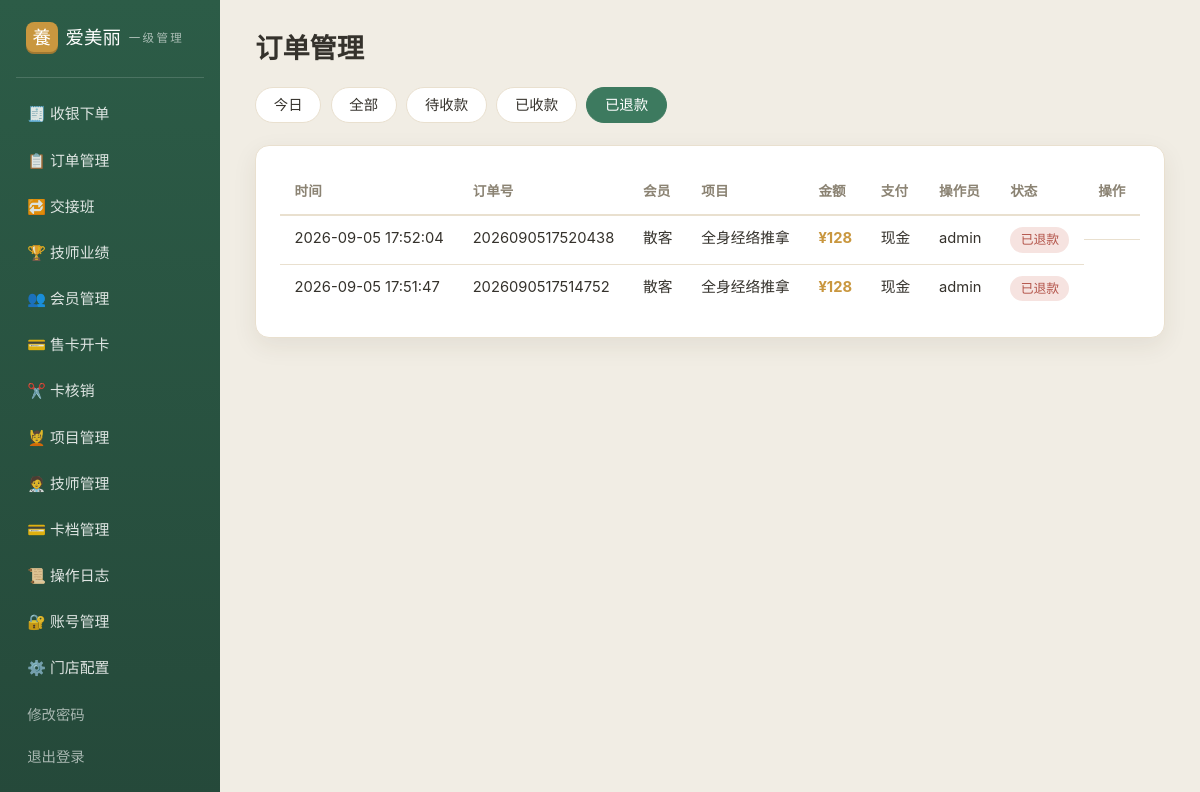
Screenshot of /admin/orders?status=refunded (signed in) with the database file from the repository.
### tables this page shows
CREATE TABLE settings (
    shop_id INTEGER, key TEXT, value TEXT, PRIMARY KEY (shop_id, key));

CREATE TABLE admins (
    id INTEGER PRIMARY KEY AUTOINCREMENT, shop_id INTEGER, username TEXT, pass TEXT, role TEXT DEFAULT 'super', phone TEXT DEFAULT '', active INTEGER DEFAULT 1);

CREATE TABLE orders (
    id INTEGER PRIMARY KEY AUTOINCREMENT, shop_id INTEGER, order_no TEXT, member_id INTEGER,
    member_card_id INTEGER, items_json TEXT, total REAL, discount REAL DEFAULT 0,
    pay_method TEXT, status TEXT DEFAULT 'paid', operator_id INTEGER, created_at TEXT);

### app.py (the view)
@app.get("/admin/orders")
@admin_required
def admin_orders():
    st = request.args.get("status", "today")
    db = get_db()
    q = "SELECT o.*, m.phone, a.username opname FROM orders o " \
        "LEFT JOIN members m ON m.id=o.member_id LEFT JOIN admins a ON a.id=o.operator_id "
    args = []
    if st == "today":
        q += " WHERE o.created_at LIKE ?"
        args.append(datetime.now().strftime("%Y-%m-%d") + "%")
    elif st != "all":
        q += " WHERE o.status=?"
        args.append(st)
    rows = db.execute(q + " ORDER BY o.id DESC", args).fetchall()
    return render_template("admin/orders.html", orders=rows, st=st)

### app.py (called while the page is built)
@app.after_request
def security_headers(resp):
    resp.headers["X-Content-Type-Options"] = "nosniff"
    resp.headers["X-Frame-Options"] = "DENY"
    resp.headers["Referrer-Policy"] = "same-origin"
    return resp

def _csrf_token():
    if "csrf" not in session:
        session["csrf"] = os.urandom(16).hex()
    return session["csrf"]

@app.before_request
def check_csrf():
    if request.method == "POST" and not request.is_json \
            and request.form.get("_csrf") != _csrf_token():
        from werkzeug.exceptions import abort
        abort(400)

def get_db():
    if "db" not in g:
        g.db = sqlite3.connect(DB_PATH)
        g.db.row_factory = sqlite3.Row
    return g.db

def get_settings():
    if "cfg" not in g:
        g.cfg = dict(get_db().execute("SELECT key, value FROM settings"))
    return g.cfg

def get_admin():
    if "adm" not in g:
        g.adm = None
        if session.get("aid"):
            g.adm = get_db().execute("SELECT * FROM admins WHERE id=?",
                                     (session["aid"],)).fetchone()
    return g.adm

@app.context_processor
def inject_shop():
    cfg = get_settings()
    return {"cfg": cfg, "shop": {"name": cfg.get("site_name", "养生馆")},
            "now": datetime.now(), "csrf": _csrf_token(), "adm": get_admin()}

def admin_required(f):
    @wraps(f)
    def w(*a, **k):
        if not session.get("aid"):
            return redirect(url_for("admin_login"))
        return f(*a, **k)
    return w

### templates/admin/orders.html (shortened to what this page needs)
{% extends "admin/base.html" %}
{% block content %}
<h1>订单管理</h1>
<div class="chips">
  <a class="chip {{ 'on' if st == 'today' }}" href="{{ url_for('admin_orders') }}">今日</a>
  <a class="chip {{ 'on' if st == 'all' }}" href="{{ url_for('admin_orders', status='all') }}">全部</a>
  <a class="chip {{ 'on' if st == 'unpaid' }}" href="{{ url_for('admin_orders', status='unpaid') }}">待收款</a>
  <a class="chip {{ 'on' if st == 'paid' }}" href="{{ url_for('admin_orders', status='paid') }}">已收款</a>
  <a class="chip {{ 'on' if st == 'refunded' }}" href="{{ url_for('admin_orders', status='refunded') }}">已退款</a>
</div>
<div class="card table-card">
  {% if orders %}
  <table>
    <tr><th>时间</th><th>订单号</th><th>会员</th><th>项目</th><th>金额</th><th>支付</th><th>操作员</th><th>状态</th><th>操作</th></tr>
    {% for o in orders %}
    <tr>
      <td>{{ o.created_at }}</td>
      <td>{{ o.order_no }}</td>
      <td>{{ o.phone or "散客" }}</td>
      <td>{{ (o.items_json|fromjson)|map(attribute="name")|join("、") }}</td>
      <td><b class="price">{{ (o.total - o.discount)|yuan }}</b></td>
      <td>{{ o.pay_method }}</td>
      <td>{{ o.opname or "—" }}</td>
      <td><span class="pill st-{{ 'completed' if o.status == 'paid' else ('cancelled' if o.status == 'refunded' else 'pending') }}">
        {{ {"paid": "已收款", "unpaid": "待收款", "refunded": "已退款", "void": "已作废"}[o.status] }}</span></td>
      <td class="actions">
      </td>
    </tr>
    {% endfor %}
  </table>
  {% else %}
  <p class="muted">暂无订单</p>
  {% endif %}
</div>
{% endblock %}

### templates/admin/base.html (shortened to what this page needs)
<!doctype html>
<html lang="zh-CN">
<head>
<link rel="stylesheet" href="{{ url_for('static', filename='style.css') }}">
</head>
<body class="admin-body">
<div class="admin">
  <aside class="aside">
    <div class="aside-brand"><span class="brand-mark">養</span>{{ cfg.site_name }}<small>
      {{ "一级管理" if adm.role == "super" else "前台操作" }}</small></div>
    <nav>
      <a href="{{ url_for('admin_pos') }}">🧾 收银下单</a>
      <a href="{{ url_for('admin_orders') }}">📋 订单管理</a>
      <a href="{{ url_for('admin_shift') }}">🔁 交接班</a>
      <a href="{{ url_for('admin_tech_stats') }}">🏆 技师业绩</a>
      <a href="{{ url_for('admin_members') }}">👥 会员管理</a>
      <a href="{{ url_for('admin_card_sell') }}">💳 售卡开卡</a>
      <a href="{{ url_for('admin_member_cards') }}">✂️ 卡核销</a>
      <a href="{{ url_for('admin_services') }}">💆 项目管理</a>
      <a href="{{ url_for('admin_technicians') }}">🧑‍⚕️ 技师管理</a>
      {% if adm.role == "super" %}
      <a href="{{ url_for('admin_cards') }}">💳 卡档管理</a>
      <a href="{{ url_for('admin_oplogs') }}">📜 操作日志</a>
      <a href="{{ url_for('admin_accounts') }}">🔐 账号管理</a>
      <a href="{{ url_for('admin_config') }}">⚙️ 门店配置</a>
      {% endif %}
    </nav>
    <a class="aside-foot" href="{{ url_for('admin_change_pw') }}">修改密码</a>
    <a class="aside-foot" href="{{ url_for('admin_logout') }}">退出登录</a>
  </aside>
  <div class="admin-main">
    {% block content %}{% endblock %}
  </div>
</div>
</body>
</html>

### static/style.css (style rules this page uses)
:root { --bg: #f6f1e8; --card: #fff; --ink: #35322c; --muted: #8b8373; --green: #3d7a5f; --green-d: #2c5c47; --gold: #c9973f; --gold-l: #f3e3c3; --line: #e9e0cf; --danger: #b3544a; --radius: 14px; --shadow: 0 8px 24px rgba(60, 50, 30, .08); --serif: "STKaiti", "KaiTi", "SimSun", serif; }
* { margin: 0; padding: 0; box-sizing: border-box; }
html { scroll-behavior: smooth; }
body { font-family: -apple-system, "PingFang SC", "Microsoft YaHei", "Segoe UI", sans-serif; background: var(--bg); color: var(--ink); line-height: 1.6; min-height: 100vh; display: flex; flex-direction: column; }
a { color: var(--green); text-decoration: none; }
h1, h2, h3 { font-family: var(--serif); line-height: 1.3; }
h1 { font-size: 2rem; margin-bottom: 1.2rem; }
.price { color: var(--gold); }
.brand-mark { display: inline-flex; align-items: center; justify-content: center; width: 2rem; height: 2rem; border-radius: 8px; background: var(--gold); color: #fff; font-family: var(--serif); font-size: 1.15rem; box-shadow: inset 0 -2px 0 rgba(0, 0, 0, .2); }
.card { background: var(--card); border-radius: var(--radius); padding: 1.4rem; box-shadow: var(--shadow); border: 1px solid var(--line); transition: transform .2s, box-shadow .2s; }
.table-card { padding: .4rem .2rem; overflow-x: auto; }
table { width: 100%; border-collapse: collapse; font-size: .92rem; }
th { text-align: left; color: var(--muted); font-weight: 600; font-size: .85rem; padding: .7rem .9rem; border-bottom: 2px solid var(--line); white-space: nowrap; }
td { padding: .7rem .9rem; border-bottom: 1px solid var(--line); vertical-align: top; }
tr:last-child td { border-bottom: none; }
.pill { display: inline-block; padding: .15rem .65rem; border-radius: 999px; font-size: .8rem; white-space: nowrap; }
.pill.st-cancelled { background: #f6e3e0; color: var(--danger); }
.actions { display: flex; gap: .4rem; flex-wrap: wrap; }
.chips { display: flex; gap: .6rem; flex-wrap: wrap; margin-bottom: 1.4rem; }
.chip { padding: .35rem 1.1rem; border-radius: 999px; background: var(--card); border: 1px solid var(--line); color: var(--ink); font-size: .9rem; }
.chip.on { background: var(--green); color: #fff; border-color: var(--green); }
.admin-body { background: #f1ede4; }
.admin { display: flex; min-height: 100vh; }
.aside { width: 220px; flex-shrink: 0; background: linear-gradient(180deg, #2c5c47, #25493a); color: #fff; display: flex; flex-direction: column; padding: 1.4rem 1rem; }
.aside-brand { font-family: var(--serif); font-size: 1.15rem; padding: 0 .6rem 1.4rem; display: flex; align-items: center; gap: .5rem; border-bottom: 1px solid rgba(255, 255, 255, .15); margin-bottom: 1rem; }
.aside-brand small { display: block; font-size: .72rem; color: rgba(255, 255, 255, .6); font-family: inherit; letter-spacing: .2em; }
.aside nav { display: flex; flex-direction: column; gap: .2rem; flex: 1; }
.aside nav a { color: rgba(255, 255, 255, .85); padding: .6rem .7rem; border-radius: 9px; font-size: .93rem; }
.aside-foot { color: rgba(255, 255, 255, .6); padding: .6rem .7rem; font-size: .9rem; }
.admin-main { flex: 1; padding: 2rem 2.2rem 3rem; min-width: 0; }
.admin-main h1 { font-size: 1.7rem; }
.admin-main .card { margin-bottom: 1.4rem; padding: 1.5rem; }

### rows the page displays
settings: site_name "爱美丽"
admins: role "一级管理"
orders: created_at "2026-09-05 17:52:04", order_no "2026090517520438", phone "散客", items_json "全身经络推拿", (o.total-o.discount)|yuan "¥128", pay_method "现金", username "admin", status "已退款"
orders: created_at "2026-09-05 17:51:47", order_no "2026090517514752", phone "散客", items_json "全身经络推拿", (o.total-o.discount)|yuan "¥128", pay_method "现金", username "admin", status "已退款"
